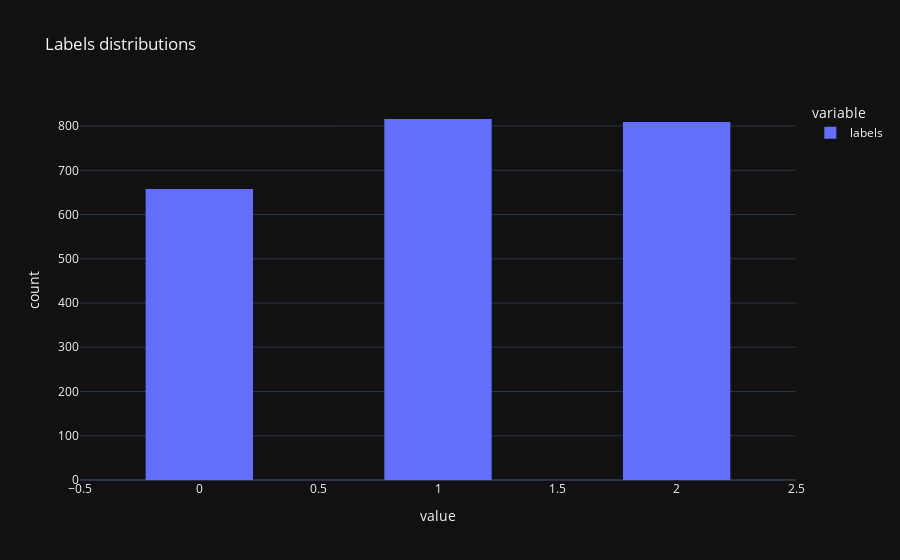

Here is the notebook cell this chart was saved with:
### Code cell
errors = eval_df.loc[eval_df.labels != eval_df.predicted_label].sort_values('loss', ascending=False)
fig = errors.labels.hist(title='Labels distributions')
fig.update_layout(
    # title_text='Sampled Results', # title of plot
    # xaxis_title_text='Value', # xaxis label
    # yaxis_title_text='Count', # yaxis label
    bargap=0.5, # gap between bars of adjacent location coordinates
    bargroupgap=0.1 # gap between bars of the same location coordinates
)
fig.show()

### Figure 1 — Plotly figure (JSON) as saved in the notebook; plotly's stock layout.template omitted (floating-point values rounded to 4 significant figures; data arrays with more than 128 entries replaced by an {"elided": "..."} marker saying what was removed)
{"data": [{"alignmentgroup": "True", "bingroup": "x", "hovertemplate": "variable=labels<br>value=%{x}<br>count=%{y}<extra></extra>", "legendgroup": "labels", "marker": {"color": "#636efa", "pattern": {"shape": ""}}, "name": "labels", "offsetgroup": "labels", "orientation": "v", "showlegend": true, "type": "histogram", "x": {"elided": "2283 int values"}, "xaxis": "x", "yaxis": "y"}], "layout": {"bargap": 0.5, "bargroupgap": 0.1, "barmode": "relative", "legend": {"title": {"text": "variable"}, "tracegroupgap": 0}, "title": {"text": "Labels distributions"}, "xaxis": {"anchor": "y", "domain": [0, 1], "title": {"text": "value"}}, "yaxis": {"anchor": "x", "domain": [0, 1], "title": {"text": "count"}}}}
